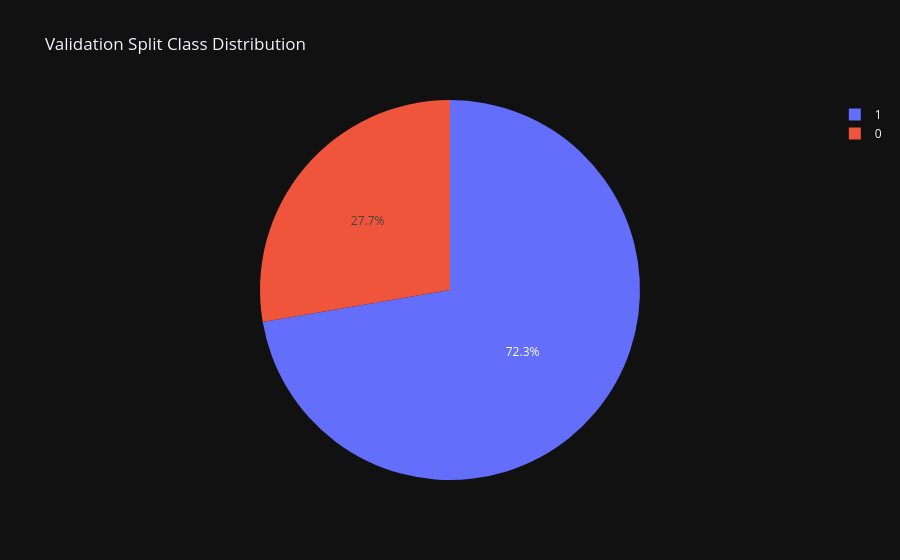

The cell this chart's notebook holds for it:
### Code cell
val_counts = (
    val_df.group_by("label")
    .len()
    .with_columns(
        (pl.col("len") / val_df.height).alias("proportion")
    )
)
fig = px.pie(
    val_counts,
    names="label",
    values="proportion",
    title="Validation Split Class Distribution"
)
fig.show()

### Figure 1 — Plotly figure (JSON) as saved in the notebook; plotly's stock layout.template omitted (floating-point values rounded to 4 significant figures)
{"data": [{"domain": {"x": [0.0, 1.0], "y": [0.0, 1.0]}, "hovertemplate": "label=%{label}<br>proportion=%{value}<extra></extra>", "labels": [0, 1], "legendgroup": "", "name": "", "showlegend": true, "values": [0.277, 0.723], "type": "pie"}], "layout": {"legend": {"tracegroupgap": 0}, "title": {"text": "Validation Split Class Distribution"}}}
